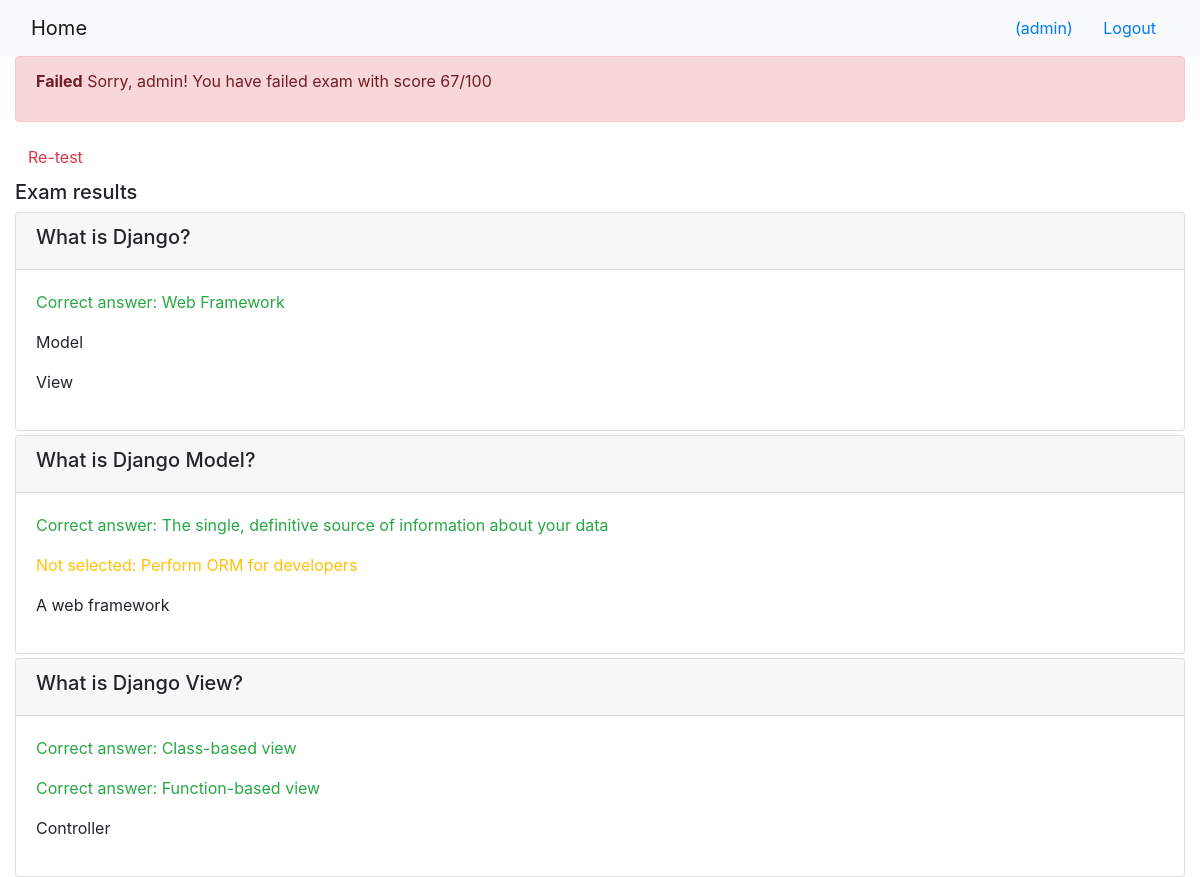
The page /onlinecourse/course/1/submission/1/result/ (signed in) on the database its author committed.
### onlinecourse/models.py (models this page shows)
class Question(models.Model):
    content = models.CharField(max_length=200, default="content")
    course = models.ForeignKey(Course, on_delete=models.CASCADE, null=True)
    grade = models.IntegerField(default=0)
    def is_get_score(self, selected_ids):
       all_answers = self.choice_set.filter(is_correct=True).count()
       selected_correct = self.choice_set.filter(is_correct=True, id__in=selected_ids).count()
       if all_answers == selected_correct:
           return True
       else:
           return False

class Choice(models.Model):
    question = models.ForeignKey(Question, on_delete=models.CASCADE)
    content = models.CharField(max_length=200, default="content")
    is_correct = models.BooleanField(default=False)

### onlinecourse/views.py (the view)
# urls.py: path('course/<int:course_id>/submission/<int:submission_id>/result/', views.show_exam_result, name='show_exam_result'),
def show_exam_result(request, course_id, submission_id):
    context = {}
    course = get_object_or_404(Course, pk=course_id)
    submission = get_object_or_404(Submission, pk=submission_id)
    choices = submission.choices.all()
    grade = 0
    totalq = course.question_set.count()
    selected_ids = []
    valid_choice_ids = []
    for question in course.question_set.all():
        for choice in question.choice_set.all():
            valid_choice_ids.append(choice.id)
    for choice in choices:
        selected_ids.append(choice.id)
        is_valid = choice.question.is_get_score(selected_ids)
        if is_valid:
             grade += 1
    context['grade'] = "{0:.0f}".format(grade / totalq * 100)
    context['course'] = course
    context['submission'] = submission
    context['selected_choice_ids'] = selected_ids
    context['valid_choice_ids'] = valid_choice_ids
    return render(request, 'onlinecourse/exam_result_bootstrap.html', context)

### onlinecourse/templates/onlinecourse/exam_result_bootstrap.html (shortened to what this page needs)
<!DOCTYPE html>
<html lang="en">
<head>
    {% load static %}
    <link rel="stylesheet" href="https://maxcdn.bootstrapcdn.com/bootstrap/4.5.2/css/bootstrap.min.css">
</head>
<body>
 <nav class="navbar navbar-light bg-light">
    <div class="container-fluid">
        <div class="navbar-header">
              <a class="navbar-brand" href="{% url 'onlinecourse:index' %}">Home</a>
        </div>
        <ul class="nav navbar-nav navbar-right">
            {% if user.is_authenticated %}
            <li>
                <a class="btn btn-link" href="#">{{ user.first_name }}({{ user.username }})</a>
                <a class="btn btn-link" href="{% url 'onlinecourse:logout' %}">Logout</a>
            </li>
            {% endif %}
        </ul>
    </div>
</nav>
<div class="container-fluid">
    {% if grade > 80 %}
        <div class="alert alert-success">
        <p><b>Congratulation, {{user.username}}!</b> You have passed the exam and completed the course with score {{grade}}/100 </p>
        </div>
    {% else %}
        <div class="alert alert-danger">
            <p><b>Failed</b> Sorry, {{user.username}}! You have failed exam with score {{grade}}/100</p>
        </div>
        <a class="btn btn-link text-danger" href="{% url 'onlinecourse:course_details' course.id %}">Re-test</a>
        {% endif %}
        <div class="card-columns-vertical mt-1">
        <h5 class="">Exam results</h5>
            {% for question in course.question_set.all %}
            <div class="card mt-1">
                <div class="card-header"><h5>{{ question.content}}</h5></div>
                <div class="card-body">
                    {% for choice in question.choice_set.all %}
                        {% if choice.is_correct %}
                            {% if choice.id in selected_choice_ids %}
                                <p class="text-success">Correct answer: {{choice.content}}</p>
                            {% else %}
                                <p class="text-warning">Not selected: {{choice.content}}</p>
                            {% endif %}
                        {% else %}
                            <p class="">{{choice.content}}</p>
                        {% endif %}
                    {% endfor %}
                </div>
            </div>
            {% endfor %}
    </div>
</body>
</html>

### rows shown on the page
Question: content "What is Django?"
Choice: content "Web Framework"
Choice: content "Model"
Choice: content "View"
Question: content "What is Django Model?"
Choice: content "The single, definitive source of information about your data"
Choice: content "Perform ORM for developers"
Choice: content "A web framework"
Question: content "What is Django View?"
Choice: content "Class-based view"
Choice: content "Function-based view"
Choice: content "Controller"

### other values the page prints
{{ user.username }} "admin"
{{ grade }} "67"
